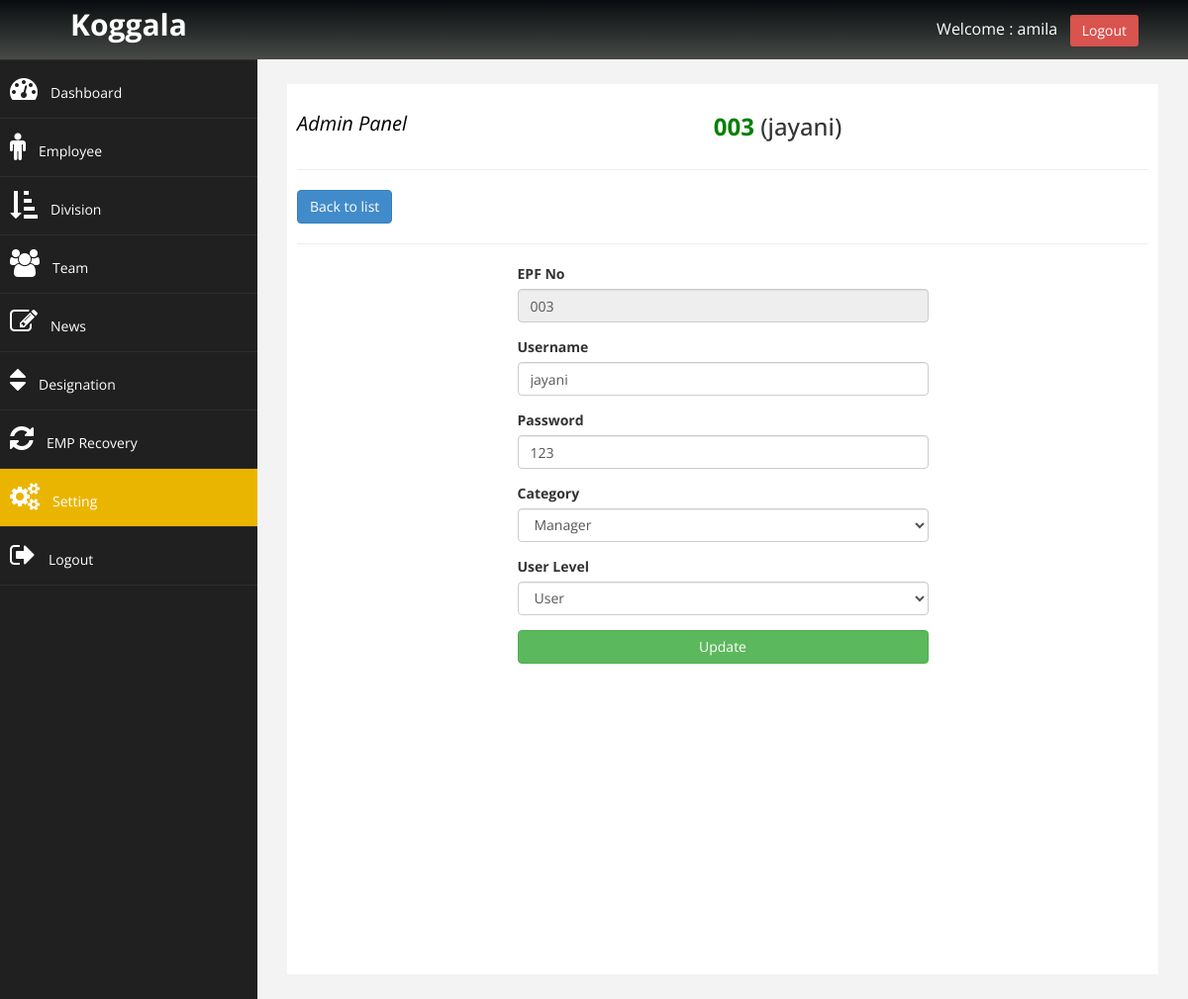
Screenshot of /admin/setting_user_update.php?update=2 (signed in) with the database file from the repository.
### tables this page shows
CREATE TABLE `user` (
  `id` int(11) NOT NULL,
  `active_id` int(11) NOT NULL,
  `epf_no` varchar(50) NOT NULL,
  `username` varchar(50) NOT NULL,
  `password` varchar(50) NOT NULL,
  `category` int(11) NOT NULL,
  `user_level` int(11) NOT NULL
);

### admin/setting_user_update.php (the view, shortened to what this page needs)
<?php
$con = new mysqli(DB_HOSTNAME,DB_USERNAME, DB_PASSWORD,DB_NAME);
if(!isset($_SESSION['adminSession'])){
        echo "<script type='text/javascript'>window.location.href = '../login.php';</script>";
}else{
?>
<!DOCTYPE html>
<html>
<head>
    <link href="../assets/css/bootstrap.css" rel="stylesheet" />
    <link href="../assets/css/font-awesome.css" rel="stylesheet" />
    <link href="../assets/js/morris/morris-0.4.3.min.css" rel="stylesheet" />
    <link href="../assets/css/custom.css" rel="stylesheet" />
</head>
<body>
<div id="wrapper">
  <nav class="navbar navbar-default navbar-cls-top" role="navigation" style="margin-bottom: 0">
    <div class="navbar-header">
      <a href="#" class="navbar-brand ">Koggala</a>
    </div>
            <div id="navbar-right">Welcome : <?php echo $_SESSION['adminSession'];?> &nbsp; <a href="logout.php" class="btn btn-danger square-btn-adjust">Logout</a>
            </div>
  </nav>
    <nav class="navbar-default navbar-side" role="navigation">
        <div class="sidebar-collapse">
            <ul class="nav" id="main-menu">
                <li>
                    <a href="index.php"><i class="fa fa-dashboard fa-2x"></i>Dashboard</a>
                </li>
                <li>
                    <a href="manage_employee.php"  ><i class="fa fa-male fa-2x"></i>Employee</a>
                </li>
                <li>
                    <a href="devision_manage.php"><i class="fa fa-sort-amount-asc fa-2x"></i>Division</a>
                </li>
                <li>
                    <a href="team_manage.php" ><i class="fa fa-users fa-2x"></i>Team</a>
                </li>
                <li>
                    <a href="news_manage.php"><i class="fa fa-edit fa-2x"></i>News</a>
                </li>
                <li>
                    <a href="position_manage.php"><i class="fa fa-sort fa-2x"></i>Designation</a>
               </li>
                <li>
                    <a href="emp_Recovery.php"><i class="fa fa-refresh fa-2x"></i>EMP Recovery</a>
                </li>
                <li>
                    <a href="setting.php" class="active-menu"><i class="fa fa-cogs fa-2x"></i>Setting</a>
                </li>
                <li>
                    <a href="logout.php"><i class="fa fa-sign-out fa-2x"></i>Logout</a>
                </li>
            </ul>
        </div>
    </nav>
            <?php
        if($_GET['update']){
            $id = $_GET['update'];
            $query  = "SELECT * FROM `user` WHERE `id` = '$id'";
            $sql_select = mysqli_query($con, $query);
                while($row= mysqli_fetch_assoc($sql_select)){
                       $epf_no    = $row['epf_no'];
                       $username  = $row['username'];
                       $password  = $row['password'];
                       $cateId    = $row['category'];
                       $uLvlId    = $row['user_level'];
                     }
                 }
                   ?>
      <div id="page-wrapper">
        <div id="page-inner">
          <div class="row">
            <div class="col-md-12 col-lg-12 text-center">
              <h3>
                <small style="color:black; float:left; font-size:20px;"><i>Admin Panel</i></small>
                <strong style="color:green"><?php echo $epf_no; ?>&nbsp;</strong>(<?php echo $username; ?>)
              </h3>
            </div>
          </div>
          <hr/>
            <div class="row">
              <div class="col-md-2 col-lg-2">
                <a href="setting.php" class="btn btn-primary">Back to list</a>
              </div>
           </div>
          <hr/>
          <div class="row">
            <form class="form-add" role="form" action="settingUpdateQuery.php" method="post" enctype="multipart/form-data">
              <div class="col-md-6 col-lg-6 col-sm-12 col-xs-12  col-md-offset-3">
                <div class="form-group">
                    <label>EPF No</label>
                    <input class="form-control" type="text" name="epf_no"  autocomplete="off" value="<?php echo $epf_no; ?>" readonly>
                  </div>
                <div class="form-group">
                  <label>Username</label>
                  <input class="form-control" type="text" name="username" maxlength="20" autocomplete="off" value="<?php echo $username; ?>">
                </div>
                 <div class="form-group">
                    <label>Password</label>
                    <input class="form-control" type="text" name="password"  autocomplete="off" id="password" value="<?php echo $password; ?>">
                  </div>
                  <div class="form-group">
                      <label>Category</label>
                      <?php
                      $cateSQL   = "SELECT * FROM `user_category`";
                      $cateQuery = mysqli_query($con, $cateSQL);
                      $cateNfRow = mysqli_num_rows($cateQuery);
                      ?>
                      <select class="form-control" name="category">
                          <?php
                          if($cateNfRow > 0){
                              while ($cateRow = mysqli_fetch_assoc($cateQuery)) {
                            $selected = ( $cateRow['id']=="$cateId" ? ' selected' : '' );
                            echo '<option value="'.$cateRow['id'].'"'.$selected.'>'.$cateRow['description'].'</option>';
                              }
                           }
                          ?>
                      </select>
                   </div>
                 <div class="form-group">
                    <label>User Level</label>
                    <?php
                    $ulvlSQL   = "SELECT * FROM `user_levels`";
                    $ulvlQuery = mysqli_query($con, $ulvlSQL);
                    $ulvlNfRow = mysqli_num_rows($ulvlQuery);
                    ?>
                    <select class="form-control" name="user_level">
                        <?php
                        if($ulvlNfRow > 0){
                            while ($ulvlRow = mysqli_fetch_assoc($ulvlQuery)) {
                          $selected = ( $ulvlRow['id']=="$uLvlId" ? ' selected' : '' );
                          echo '<option value="'.$ulvlRow['id'].'"'.$selected.'>'.$ulvlRow['description'].'</option>';
                            }
                         }
                        ?>
                    </select>
                 </div>
               <div class="form-group">
                <button name="submit" class="btn btn-success btn-block">Update</button>
              </div>
            </div>
          </form>
        </div>
     </div>
    </div>
    </body>
    </html>
    <?php } ?>

### assets/css/custom.css (style rules this page uses)
body { font-family: 'Open Sans', sans-serif; }
#wrapper { width: 100%; background: #202020; }
#page-wrapper { padding: 15px 15px; min-height: 500px; background: #F3F3F3; }
#page-inner { width: 100%; margin: 10px 20px 10px 0px; background-color:#fff!important; padding: 10px; min-height: 900px; }
.text-center { text-align: center; }
.navbar-cls-top .navbar-brand { color: #fff; width: 260px; text-align: center; height: 60px; font-size: 30px; font-weight: 700px; font-weight: bold; }
#navbar-right { color: white; float: right; padding: 15px 50px 5px 50px; font-size: 16px; }
.square-btn-adjust { border: 0px solid transparent; -webkit-border-radius: 0px; -moz-border-radius: 0px; border-radius: 3px; }
.active-menu { background-color: #EAB500!important; }
.sidebar-collapse, .sidebar-collapse .nav { background: none; }
.sidebar-collapse .nav { padding: 0px; }
.sidebar-collapse .nav > li > a { color: #fff; background: #202020; text-shadow: none; padding: 15px 10px; }
.sidebar-collapse .nav > li { border-bottom: 1px solid rgba(107, 108, 109, 0.19); }
.navbar-side { border:none; background-color: #202020; }
.nav > li > a >i { margin-right: 13px; }
.navbar-cls-top { background: linear-gradient(to bottom, #080a0d, #191c1d, #262b2a, #373a38, #494a46); border-bottom:none; }
.navbar-default { border: 0px solid black; }
@media (min-width: 768px) { #page-wrapper { margin: 0 0 0 260px; padding: 15px 30px; min-height: 900px; } }
@media (min-width: 768px) { .navbar-side { width: 260px; position: absolute; z-index: 1; } }
@media (min-width: 768px) { .navbar { border-radius: 0px; } }

### rows the page displays
user: epf_no "003", username "jayani", password "123"

### other values shown
$_SESSION['adminSession'] "amila"
form field category "Manager"
form field user_level "User"
